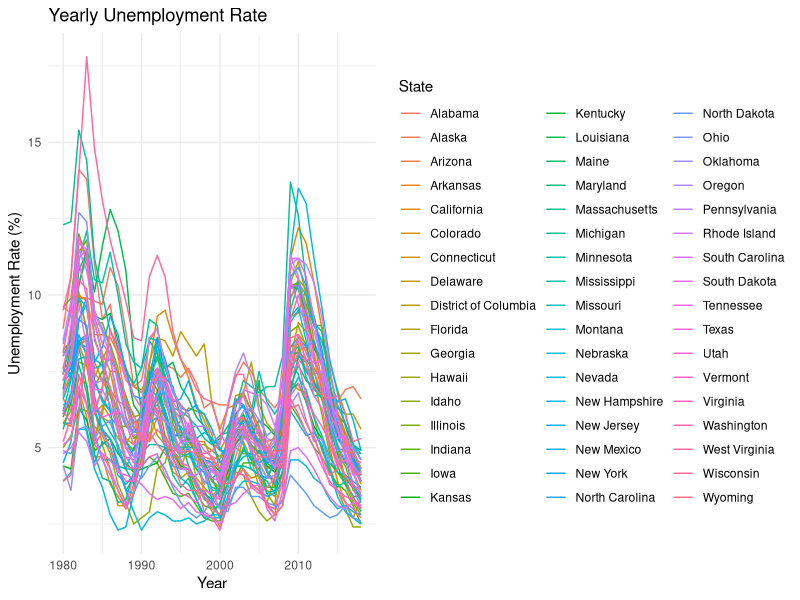
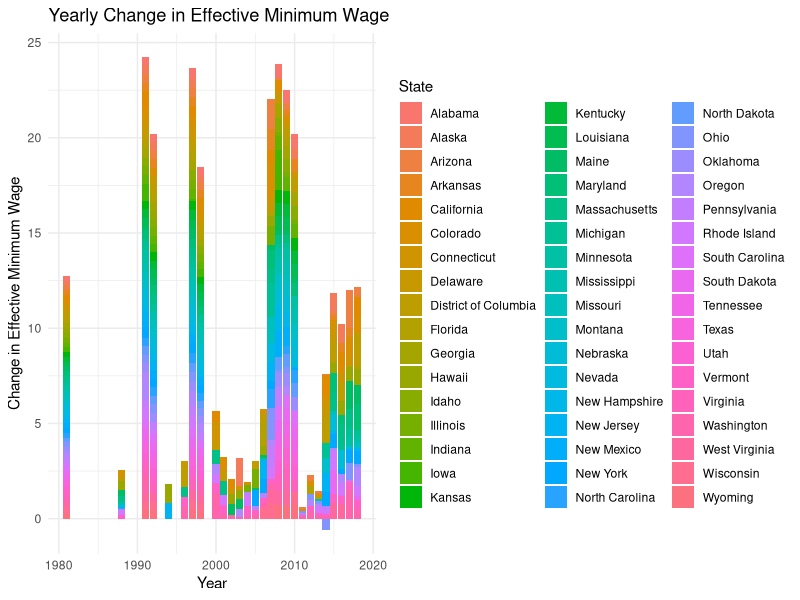
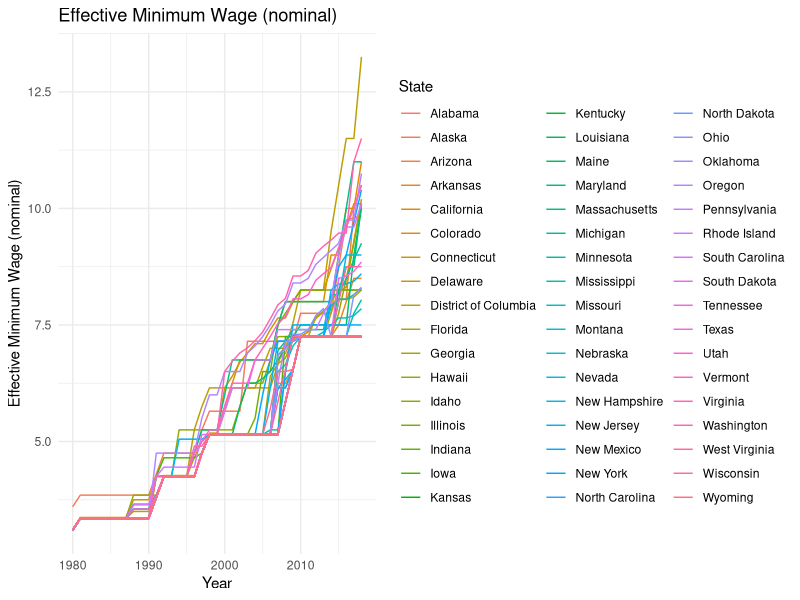
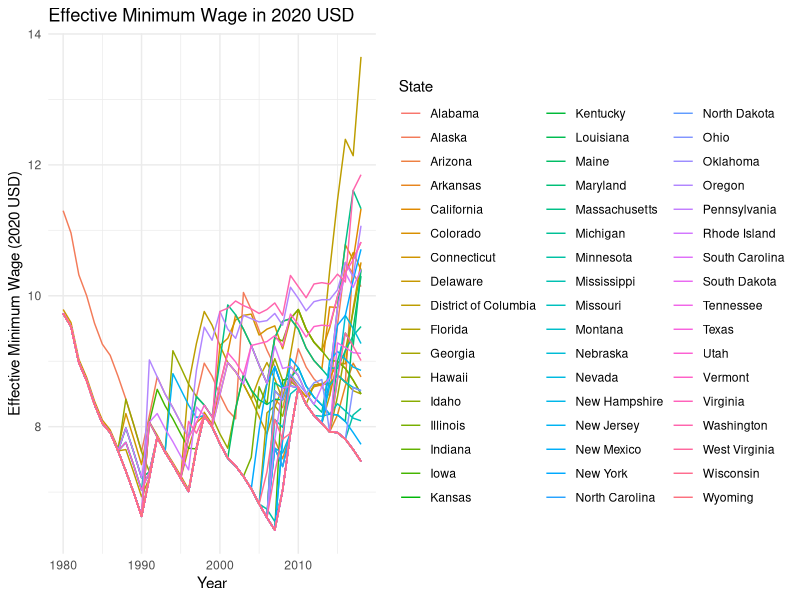
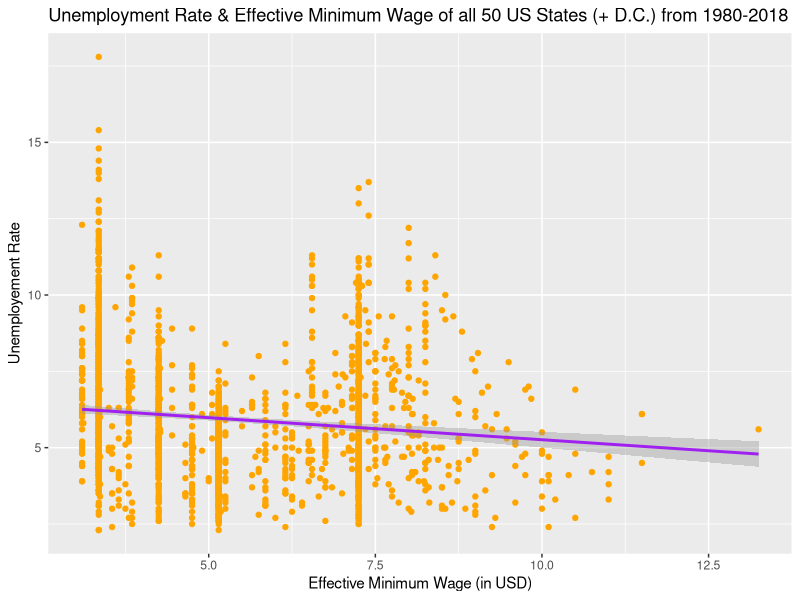
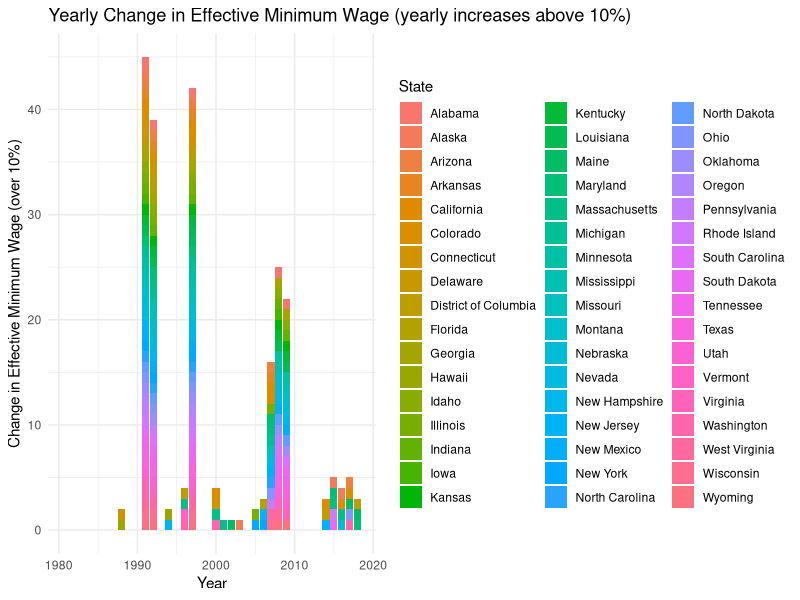
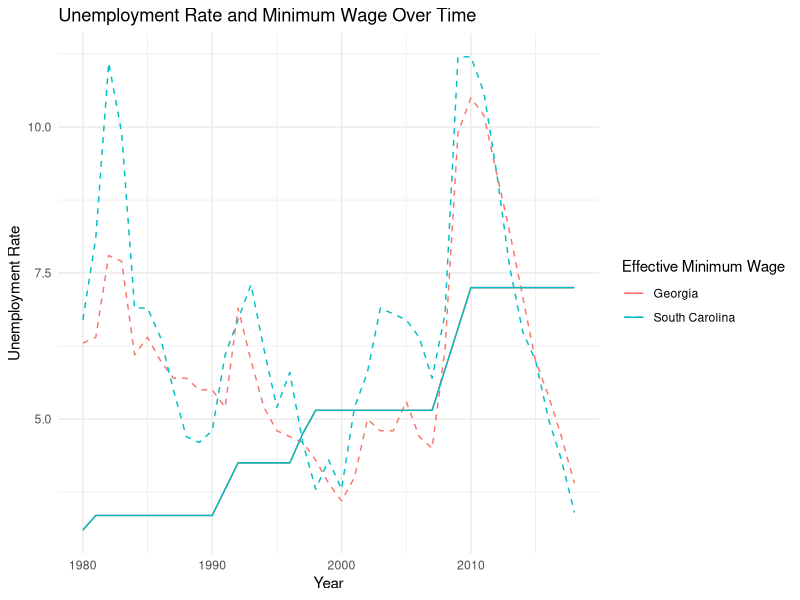
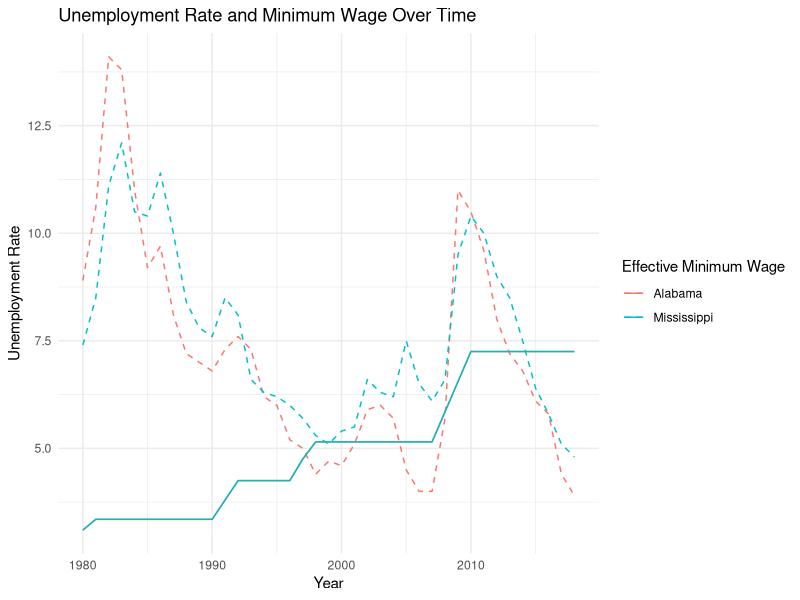

The R script that drew these images, in order:
# packages used
library(broom)
library(dplyr)
library(ggplot2)
library(lmtest)
library(plm)
library(readxl)
library(sandwich)
library(tidyverse)



# Causal Inference and Data Science in Economics


  # Final paper

# Topic of research: Effect of Minimum Wage Increase on Unemployment Rate: Evidence from the USA

#Chinese Name: 萬瓏棠
#English Name: Valentin CATTEAU
#UID: 111266018
#E-mail: catteauv.pro@gmail.com



    # DATA MANIPULATION & CLEANING 



# Import 2 data sets

setwd("/Users/valentincatteau/Desktop/Education/3. NCCU/2. S2 - Spring 2023/2. Causal Inference and Data Science in Economics/Assignments/Final")

wage <- read.csv("Minimum_Wage_Data.csv")
unemployment <- read_excel("unemployment_data.xls", 1)

# examine data

summary(wage)
summary(unemployment)

# select variables and observations of interest

# Filter observations of interest (drop Guam, US Virgin Islands, Puerto Rico, select 1980-2018)
# Arrange observations by State and year, then add an ID variable to help identify each observation

wage <- wage %>%
  filter(State != "U.S. Virgin Islands" & State != "Guam" & State != "Puerto Rico" & Year > 1979 & Year < 2019) %>%
  arrange(State, Year) %>%
  mutate(ID = row_number())

# select only variables of interests while rearranging the order

wage <- wage %>%
  select(ID, State, Year, Federal.Minimum.Wage, Federal.Minimum.Wage.2020.Dollars, State.Minimum.Wage, State.Minimum.Wage.2020.Dollars, Effective.Minimum.Wage, Effective.Minimum.Wage.2020.Dollars)

# Do the same thing for the unemployment data set

unemployment <- unemployment %>%
  arrange(State, Year) %>%
  mutate(ID = row_number())

unemployment <- unemployment %>% select(ID, State, Year, Unemployment_rate)

# At this stage, I have 2 data sets for my empirical analysis that have now been cleaned.
# I can merge the variable Unemployment_rate from the unemployment data set to the wage data set in new data set called full_data
# This new data set will be the final data set with all variables and observations of interest from both previous data sets

full_data <- wage %>%
  mutate(Unemployment_Rate = unemployment$Unemployment_rate)

# create additional variables for further use in the empirical analysis (state ID, change in unemployment rate, change in minimum wage (nominal and real), both in absolute value and in %)

# state_ID

state_ID_df <- full_data %>%
  distinct(State, .keep_all = FALSE) %>%
  mutate(State_ID = seq_along(State))

full_data <- left_join(state_ID_df, full_data, by = "State")

View(full_data)

# I assign NA values for Year 1980 because it is the first observation, the "base year" for each state

# change in effective minimum wage (absolute value and %)

full_data$`Diff_EMW` <- c(NA, diff(full_data$Effective.Minimum.Wage))
full_data$`Diff_EMW`[full_data$Year == 1980] <- NA

full_data$`Diff_EMW_%` <- full_data$`Diff_EMW` / lag(full_data$Effective.Minimum.Wage, default = NA) * 100
full_data$`Diff_EMW_%` <- round(full_data$`Diff_EMW_%`, 2)

# change in effective minimum wage in 2020 US$ (absolute value and in %)

full_data$`Diff_EMW_2020_USD` <- c(NA, diff(full_data$Effective.Minimum.Wage.2020.Dollars))
full_data$`Diff_EMW_2020_USD`[full_data$Year == 1980] <- NA

full_data$`Diff_EMW_2020_USD_%` <- full_data$`Diff_EMW_2020_USD` / lag(full_data$Effective.Minimum.Wage.2020.Dollars, default = NA) * 100
full_data$`Diff_EMW_2020_USD_%` <- round(full_data$`Diff_EMW_2020_USD_%`, 2)

# change in unemployment rate (absolute value and in %)

full_data$`Diff_Unemployment_Rate` <- c(NA, diff(full_data$Unemployment_Rate))
full_data$`Diff_Unemployment_Rate`[full_data$Year == 1980] <- NA

full_data$`Diff_Unemployment_Rate_%` <- full_data$`Diff_Unemployment_Rate` / lag(full_data$Unemployment_Rate, default = NA) * 100
full_data$`Diff_Unemployment_Rate_%` <- round(full_data$`Diff_Unemployment_Rate_%`, 2)

# reorder variables

full_data <- full_data %>%
  select(ID, State_ID, State, Year, Effective.Minimum.Wage, Diff_EMW, `Diff_EMW_%`, Effective.Minimum.Wage.2020.Dollars, Diff_EMW_2020_USD, `Diff_EMW_2020_USD_%`, Unemployment_Rate, Diff_Unemployment_Rate, `Diff_Unemployment_Rate_%`)



    # DATA VISUALIZATION



# summary statistics of data set and variables of interest (unemployment rate over time, minimum wage overtime, change in effective minimum wage)

summary(full_data)
str(full_data)

# average & interquartile of Unemployment Rate and Effective minimum wage

summary(full_data$Effective.Minimum.Wage)
sd(full_data$Effective.Minimum.Wage)
summary(full_data$Unemployment_Rate)
sd(full_data$Unemployment_Rate)

# line plot of all 50 states' (+ D.C.) unemployment rate

ggplot(full_data, aes(x = Year, y = Unemployment_Rate, group = State, color = State)) +
  geom_line() +
  labs(title = "Yearly Unemployment Rate",
       x = "Year",
       y = "Unemployment Rate (%)") +
  theme_minimal()

# bar plot of all 50 states' (+D.C.) change in effective minimum wage

ggplot(full_data, aes(x = Year, y = Diff_EMW, fill = State)) +
  geom_bar(stat = "identity") +
  labs(title = "Yearly Change in Effective Minimum Wage",
       x = "Year",
       y = "Change in Effective Minimum Wage") +
  theme_minimal()

# line plot of all 50 states' (+ D.C.) Effective Minimum Wage (nominal)

ggplot(full_data, aes(x = Year, y = Effective.Minimum.Wage, group = State, color = State)) +
  geom_line() +
  labs(title = "Effective Minimum Wage (nominal)",
       x = "Year",
       y = "Effective Minimum Wage (nominal)") +
  theme_minimal()

# line plot of all 50 states' (+ D.C.) Effective Minimum Wage in 2020 USD

ggplot(full_data, aes(x = Year, y = Effective.Minimum.Wage.2020.Dollars, group = State, color = State)) +
  geom_line() +
  labs(title = "Effective Minimum Wage in 2020 USD",
       x = "Year",
       y = "Effective Minimum Wage (2020 USD)") +
  theme_minimal()


    # LINEAR REGRESSION

# relationship between difference in effective minimum wage and unemployment rate

lm <- lm(Unemployment_Rate~Effective.Minimum.Wage, data = full_data)
lm
tidy(lm)
summary(lm) # slight negative correlation, as shown by the following scatter plot. This seems inconsistent with empirical expectations

scatter <- ggplot(data = full_data, aes(Effective.Minimum.Wage, Unemployment_Rate)) +
  geom_point(color = "orange") + 
  ggtitle("Unemployment Rate & Effective Minimum Wage of all 50 US States (+ D.C.) from 1980-2018") +
  ylab("Unemployement Rate") +
  geom_smooth(method='lm', formula= y~x, color = "purple") +
  xlab("Effective Minimum Wage (in USD)")
scatter

lm_Diff_EMW <- lm(Unemployment_Rate~`Diff_EMW_%`, data = full_data)
lm_Diff_EMW
tidy(lm_Diff_EMW)
summary(lm_Diff_EMW)

lm_Diff_Un <- lm(`Diff_Unemployment_Rate_%`~`Diff_EMW_%`, data = full_data)
lm_Diff_Un
tidy(lm_Diff_Un)
summary(lm_Diff_Un)

lm_Diff_adjusted <- lm(Unemployment_Rate~`Diff_EMW_2020_USD_%`, data = full_data)
lm_Diff_adjusted
tidy(lm_Diff_adjusted)
summary(lm_Diff_adjusted)


    # DiD DESIGN

# create a dummy variable with rules "increase in minimum wage (in %) < 10 = 0" and "increase in minimum wage (in %) >= 10 = 1"

full_data$dummy_increase <- ifelse(full_data$'Diff_EMW_%' < 10, 0, 1)

# bar plot of all 50 states' (+D.C.) change in effective minimum wage above 10%

ggplot(full_data, aes(x = Year, y = dummy_increase, fill = State)) +
  geom_bar(stat = "identity") +
  labs(title = "Yearly Change in Effective Minimum Wage (yearly increases above 10%)",
       x = "Year",
       y = "Change in Effective Minimum Wage (over 10%)") +
  theme_minimal()

# create new data sets for states-pairing

GA_SC <- filter(full_data, State %in% c("Georgia", "South Carolina"))
ggplot(GA_SC, aes(x = Year)) +
  geom_line(aes(y = Unemployment_Rate, color = State), linetype = "dashed") +
  geom_line(aes(y = Effective.Minimum.Wage, color = State), linetype = "solid") +
  labs(x = "Year", y = "Unemployment Rate", color = "Effective Minimum Wage") +
  ggtitle("Unemployment Rate and Minimum Wage Over Time") +
  theme_minimal()

AL_MS <- filter(full_data, State %in% c("Alabama", "Mississippi"))
ggplot(AL_MS, aes(x = Year)) +
  geom_line(aes(y = Unemployment_Rate, color = State), linetype = "dashed") +
  geom_line(aes(y = Effective.Minimum.Wage, color = State), linetype = "solid") +
  labs(x = "Year", y = "Unemployment Rate", color = "Effective Minimum Wage") +
  ggtitle("Unemployment Rate and Minimum Wage Over Time") +
  theme_minimal()

KY_TN <- filter(full_data, State %in% c("Kentucky", "Tennessee"))
ggplot(KY_TN, aes(x = Year)) +
  geom_line(aes(y = Unemployment_Rate, color = State), linetype = "dashed") +
  geom_line(aes(y = Effective.Minimum.Wage, color = State), linetype = "solid") +
  labs(x = "Year", y = "Unemployment Rate", color = "Effective Minimum Wage") +
  ggtitle("Unemployment Rate and Minimum Wage Over Time") +
  theme_minimal()

OR_WA <- filter(full_data, State %in% c("Oregon", "Washington"))
ggplot(OR_WA, aes(x = Year)) +
  geom_line(aes(y = Unemployment_Rate, color = State), linetype = "dashed") +
  geom_line(aes(y = Effective.Minimum.Wage, color = State), linetype = "solid") +
  labs(x = "Year", y = "Unemployment Rate", color = "Effective Minimum Wage") +
  ggtitle("Unemployment Rate and Minimum Wage Over Time") +
  theme_minimal()

MA_RI <- filter(full_data, State %in% c("Massachusetts", "Rhode Island"))
ggplot(MA_RI, aes(x = Year)) +
  geom_line(aes(y = Unemployment_Rate, color = State), linetype = "dashed") +
  geom_line(aes(y = Effective.Minimum.Wage, color = State), linetype = "solid") +
  labs(x = "Year", y = "Unemployment Rate", color = "Effective Minimum Wage") +
  ggtitle("Unemployment Rate and Minimum Wage Over Time") +
  theme_minimal()

NC_SC <- filter(full_data, State %in% c("North Carolina", "South Carolina"))
ggplot(NC_SC, aes(x = Year)) +
  geom_line(aes(y = Unemployment_Rate, color = State), linetype = "dashed") +
  geom_line(aes(y = Effective.Minimum.Wage, color = State), linetype = "solid") +
  labs(x = "Year", y = "Unemployment Rate", color = "Effective Minimum Wage") +
  ggtitle("Unemployment Rate and Minimum Wage Over Time") +
  theme_minimal()

MN_WI <- filter(full_data, State %in% c("Minnesota", "Wisconsin"))
ggplot(MN_WI, aes(x = Year)) +
  geom_line(aes(y = Unemployment_Rate, color = State), linetype = "dashed") +
  geom_line(aes(y = Effective.Minimum.Wage, color = State), linetype = "solid") +
  labs(x = "Year", y = "Unemployment Rate", color = "Effective Minimum Wage") +
  ggtitle("Unemployment Rate and Minimum Wage Over Time") +
  theme_minimal()

IN_OH <- filter(full_data, State %in% c("Indiana", "Ohio"))
ggplot(IN_OH, aes(x = Year)) +
  geom_line(aes(y = Unemployment_Rate, color = State), linetype = "dashed") +
  geom_line(aes(y = Effective.Minimum.Wage, color = State), linetype = "solid") +
  labs(x = "Year", y = "Unemployment Rate", color = "Effective Minimum Wage") +
  ggtitle("Unemployment Rate and Minimum Wage Over Time") +
  theme_minimal()

AL_TN <- filter(full_data, State %in% c("Alabama", "Tennessee"))
ggplot(AL_TN, aes(x = Year)) +
  geom_line(aes(y = Unemployment_Rate, color = State), linetype = "dashed") +
  geom_line(aes(y = Effective.Minimum.Wage, color = State), linetype = "solid") +
  labs(x = "Year", y = "Unemployment Rate", color = "Effective Minimum Wage") +
  ggtitle("Unemployment Rate and Minimum Wage Over Time") +
  theme_minimal()

# import demographics-specific unemployment data for states of interest & merge to existing state-paired data sets

# demographic data for specific states was not available before 2010, therefore making the analysis impossible
# I have found records in the US Bureau of Labor Statistics in TXT file, but as 1 separate file for each year and for each state, making the data cleaning process too time-consuming long for this paper.
# The DiD design is unfortunately limited to simple linear regression between raise in minimum wage and overall unemployment rate, while controlling for all the different factors taken into account in the state-pairing selection.

# run regression for OR-WA state-pairing for increase in effective minimum wage on overall unemployment rate 

# OR-WA
model <- lm(Unemployment_Rate ~ Diff_EMW, data = OR_WA)
tidy(model)
summary(model)

# MA-RI from 2003-2013 (common trend from 2004 - 2008, then increase in MA but not RI)

MA_RI_2 <- MA_RI %>% filter(Year > "2003") %>% filter(Year < "2013")
MA_RI_2$treatment <- ifelse(MA_RI_2$State %in% c("Massachusetts"), 1, 0) # Treatment term
MA_RI_2$post_treatment <- ifelse(MA_RI_2$Year >= 2008, 1, 0)  # Post-treatment indicator
MA_RI_2$treatment_post <- MA_RI_2$treatment * MA_RI_2$post_treatment  # Interaction term

#Estimate the DiD Model
model <- lm(Unemployment_Rate ~ treatment + post_treatment + treatment_post, data = MA_RI_2)
summary(model) # treatment_post = did_estimate
robust_se <- coeftest(model, vcov = sandwich)
summary(robust_se)
